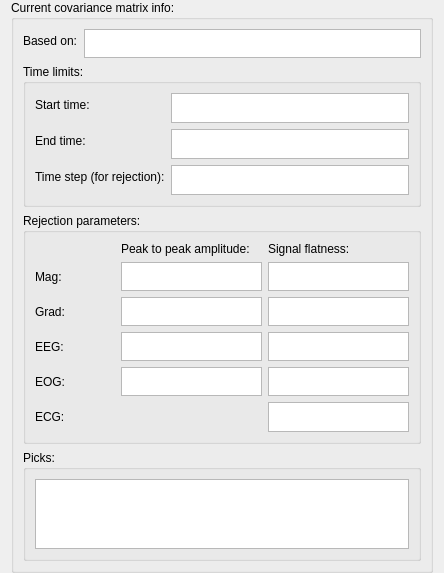
<?xml version="1.0" encoding="UTF-8"?>
<ui version="4.0">
 <class>covarianceRawWidget</class>
 <widget class="QWidget" name="covarianceRawWidget">
  <property name="geometry">
   <rect>
    <x>0</x>
    <y>0</y>
    <width>444</width>
    <height>569</height>
   </rect>
  </property>
  <property name="maximumSize">
   <size>
    <width>600</width>
    <height>800</height>
   </size>
  </property>
  <property name="windowTitle">
   <string>Form</string>
  </property>
  <layout class="QGridLayout" name="gridLayout_2">
   <property name="topMargin">
    <number>0</number>
   </property>
   <property name="bottomMargin">
    <number>0</number>
   </property>
   <item row="0" column="0">
    <widget class="QGroupBox" name="groupBox_3">
     <property name="maximumSize">
      <size>
       <width>600</width>
       <height>800</height>
      </size>
     </property>
     <property name="title">
      <string>Current covariance matrix info:</string>
     </property>
     <layout class="QFormLayout" name="formLayout">
      <item row="0" column="0">
       <widget class="QLabel" name="label_7">
        <property name="text">
         <string>Based on:</string>
        </property>
       </widget>
      </item>
      <item row="1" column="0" colspan="2">
       <widget class="QGroupBox" name="groupBoxEpochTimes_2">
        <property name="title">
         <string>Time limits:</string>
        </property>
        <layout class="QFormLayout" name="formLayout_16">
         <property name="fieldGrowthPolicy">
          <enum>QFormLayout::AllNonFixedFieldsGrow</enum>
         </property>
         <item row="1" column="0">
          <widget class="QLabel" name="labelTminCovariance">
           <property name="minimumSize">
            <size>
             <width>80</width>
             <height>0</height>
            </size>
           </property>
           <property name="text">
            <string>Start time:</string>
           </property>
           <property name="alignment">
            <set>Qt::AlignLeading|Qt::AlignLeft|Qt::AlignVCenter</set>
           </property>
          </widget>
         </item>
         <item row="1" column="1">
          <widget class="QTextBrowser" name="textBrowserTmin">
           <property name="enabled">
            <bool>true</bool>
           </property>
           <property name="sizePolicy">
            <sizepolicy hsizetype="Preferred" vsizetype="Fixed">
             <horstretch>0</horstretch>
             <verstretch>0</verstretch>
            </sizepolicy>
           </property>
           <property name="minimumSize">
            <size>
             <width>0</width>
             <height>0</height>
            </size>
           </property>
           <property name="maximumSize">
            <size>
             <width>16777215</width>
             <height>30</height>
            </size>
           </property>
           <property name="sizeIncrement">
            <size>
             <width>0</width>
             <height>31</height>
            </size>
           </property>
           <property name="baseSize">
            <size>
             <width>0</width>
             <height>0</height>
            </size>
           </property>
           <property name="frameShape">
            <enum>QFrame::StyledPanel</enum>
           </property>
          </widget>
         </item>
         <item row="2" column="0">
          <widget class="QLabel" name="labelTmaxCovariance">
           <property name="minimumSize">
            <size>
             <width>80</width>
             <height>0</height>
            </size>
           </property>
           <property name="text">
            <string>End time:</string>
           </property>
           <property name="alignment">
            <set>Qt::AlignLeading|Qt::AlignLeft|Qt::AlignVCenter</set>
           </property>
          </widget>
         </item>
         <item row="2" column="1">
          <widget class="QTextBrowser" name="textBrowserTmax">
           <property name="enabled">
            <bool>true</bool>
           </property>
           <property name="sizePolicy">
            <sizepolicy hsizetype="Preferred" vsizetype="Preferred">
             <horstretch>0</horstretch>
             <verstretch>0</verstretch>
            </sizepolicy>
           </property>
           <property name="minimumSize">
            <size>
             <width>0</width>
             <height>0</height>
            </size>
           </property>
           <property name="maximumSize">
            <size>
             <width>16777215</width>
             <height>30</height>
            </size>
           </property>
           <property name="sizeIncrement">
            <size>
             <width>0</width>
             <height>31</height>
            </size>
           </property>
          </widget>
         </item>
         <item row="3" column="0">
          <widget class="QLabel" name="labelTimeStep">
           <property name="text">
            <string>Time step (for rejection):</string>
           </property>
          </widget>
         </item>
         <item row="3" column="1">
          <widget class="QTextBrowser" name="textBrowserTstep">
           <property name="maximumSize">
            <size>
             <width>16777215</width>
             <height>30</height>
            </size>
           </property>
          </widget>
         </item>
        </layout>
       </widget>
      </item>
      <item row="3" column="0" colspan="2">
       <widget class="QGroupBox" name="groupBoxPicks">
        <property name="title">
         <string>Picks:</string>
        </property>
        <layout class="QGridLayout" name="gridLayout_30">
         <item row="0" column="0">
          <widget class="QTextBrowser" name="textBrowserPicks"/>
         </item>
        </layout>
       </widget>
      </item>
      <item row="0" column="1">
       <widget class="QTextBrowser" name="textBrowserBasedOn">
        <property name="maximumSize">
         <size>
          <width>10000</width>
          <height>29</height>
         </size>
        </property>
        <property name="verticalScrollBarPolicy">
         <enum>Qt::ScrollBarAlwaysOff</enum>
        </property>
        <property name="horizontalScrollBarPolicy">
         <enum>Qt::ScrollBarAlwaysOff</enum>
        </property>
        <property name="lineWrapMode">
         <enum>QTextEdit::NoWrap</enum>
        </property>
        <property name="lineWrapColumnOrWidth">
         <number>0</number>
        </property>
       </widget>
      </item>
      <item row="2" column="0" colspan="2">
       <widget class="QGroupBox" name="groupBoxRejections_2">
        <property name="sizePolicy">
         <sizepolicy hsizetype="Preferred" vsizetype="Preferred">
          <horstretch>0</horstretch>
          <verstretch>0</verstretch>
         </sizepolicy>
        </property>
        <property name="maximumSize">
         <size>
          <width>1000</width>
          <height>231</height>
         </size>
        </property>
        <property name="title">
         <string>Rejection parameters:</string>
        </property>
        <layout class="QGridLayout" name="gridLayout_26">
         <item row="4" column="1">
          <widget class="QLabel" name="labelEogRejectCovariance">
           <property name="minimumSize">
            <size>
             <width>75</width>
             <height>0</height>
            </size>
           </property>
           <property name="text">
            <string>EOG:</string>
           </property>
           <property name="alignment">
            <set>Qt::AlignLeading|Qt::AlignLeft|Qt::AlignVCenter</set>
           </property>
          </widget>
         </item>
         <item row="4" column="3">
          <widget class="QTextBrowser" name="textBrowserFlatEOG"/>
         </item>
         <item row="3" column="3">
          <widget class="QTextBrowser" name="textBrowserFlatEEG"/>
         </item>
         <item row="3" column="2">
          <widget class="QTextBrowser" name="textBrowserEEGPeakCovariance">
           <property name="maximumSize">
            <size>
             <width>16777215</width>
             <height>30</height>
            </size>
           </property>
          </widget>
         </item>
         <item row="5" column="1">
          <widget class="QLabel" name="labelStimReject_2">
           <property name="minimumSize">
            <size>
             <width>75</width>
             <height>0</height>
            </size>
           </property>
           <property name="text">
            <string>ECG:</string>
           </property>
           <property name="alignment">
            <set>Qt::AlignLeading|Qt::AlignLeft|Qt::AlignVCenter</set>
           </property>
          </widget>
         </item>
         <item row="4" column="2">
          <widget class="QTextBrowser" name="textBrowserEOGPeakCovariance">
           <property name="maximumSize">
            <size>
             <width>16777215</width>
             <height>30</height>
            </size>
           </property>
          </widget>
         </item>
         <item row="0" column="2">
          <widget class="QLabel" name="label_8">
           <property name="text">
            <string>Peak to peak amplitude:</string>
           </property>
          </widget>
         </item>
         <item row="5" column="3">
          <widget class="QTextBrowser" name="textBrowserFlatECG">
           <property name="maximumSize">
            <size>
             <width>16777215</width>
             <height>30</height>
            </size>
           </property>
          </widget>
         </item>
         <item row="1" column="1">
          <widget class="QLabel" name="labelMagRejectCovariance">
           <property name="minimumSize">
            <size>
             <width>80</width>
             <height>0</height>
            </size>
           </property>
           <property name="maximumSize">
            <size>
             <width>16777215</width>
             <height>16777215</height>
            </size>
           </property>
           <property name="text">
            <string>Mag:</string>
           </property>
           <property name="alignment">
            <set>Qt::AlignLeading|Qt::AlignLeft|Qt::AlignVCenter</set>
           </property>
          </widget>
         </item>
         <item row="0" column="3">
          <widget class="QLabel" name="label_15">
           <property name="text">
            <string>Signal flatness:</string>
           </property>
          </widget>
         </item>
         <item row="3" column="1">
          <widget class="QLabel" name="labelEegRejectCovariance">
           <property name="minimumSize">
            <size>
             <width>75</width>
             <height>0</height>
            </size>
           </property>
           <property name="text">
            <string>EEG:</string>
           </property>
           <property name="alignment">
            <set>Qt::AlignLeading|Qt::AlignLeft|Qt::AlignVCenter</set>
           </property>
          </widget>
         </item>
         <item row="2" column="1">
          <widget class="QLabel" name="labelGradRejectCovariance">
           <property name="minimumSize">
            <size>
             <width>75</width>
             <height>0</height>
            </size>
           </property>
           <property name="maximumSize">
            <size>
             <width>16777215</width>
             <height>16777215</height>
            </size>
           </property>
           <property name="text">
            <string>Grad:</string>
           </property>
           <property name="alignment">
            <set>Qt::AlignLeading|Qt::AlignLeft|Qt::AlignVCenter</set>
           </property>
          </widget>
         </item>
         <item row="2" column="3">
          <widget class="QTextBrowser" name="textBrowserFlatGrad"/>
         </item>
         <item row="1" column="3">
          <widget class="QTextBrowser" name="textBrowserFlatMag"/>
         </item>
         <item row="2" column="2">
          <widget class="QTextBrowser" name="textBrowserGradPeakCovariance">
           <property name="sizePolicy">
            <sizepolicy hsizetype="Expanding" vsizetype="Expanding">
             <horstretch>0</horstretch>
             <verstretch>0</verstretch>
            </sizepolicy>
           </property>
           <property name="minimumSize">
            <size>
             <width>0</width>
             <height>0</height>
            </size>
           </property>
           <property name="maximumSize">
            <size>
             <width>16777215</width>
             <height>30</height>
            </size>
           </property>
          </widget>
         </item>
         <item row="1" column="2">
          <widget class="QTextBrowser" name="textBrowserMagPeakCovariance">
           <property name="enabled">
            <bool>true</bool>
           </property>
           <property name="sizePolicy">
            <sizepolicy hsizetype="Preferred" vsizetype="Preferred">
             <horstretch>0</horstretch>
             <verstretch>0</verstretch>
            </sizepolicy>
           </property>
           <property name="minimumSize">
            <size>
             <width>0</width>
             <height>0</height>
            </size>
           </property>
           <property name="maximumSize">
            <size>
             <width>16777215</width>
             <height>30</height>
            </size>
           </property>
           <property name="sizeIncrement">
            <size>
             <width>0</width>
             <height>31</height>
            </size>
           </property>
           <property name="frameShadow">
            <enum>QFrame::Sunken</enum>
           </property>
          </widget>
         </item>
        </layout>
       </widget>
      </item>
     </layout>
    </widget>
   </item>
  </layout>
 </widget>
 <resources/>
 <connections/>
</ui>
